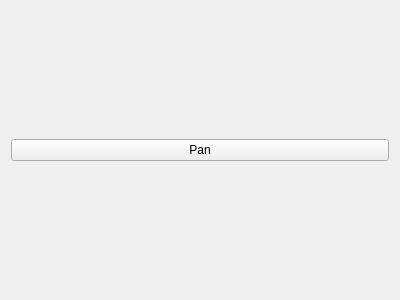
<?xml version="1.0" encoding="UTF-8"?>
<ui version="4.0">
 <class>PanMenu</class>
 <widget class="QFrame" name="PanMenu">
  <property name="geometry">
   <rect>
    <x>0</x>
    <y>0</y>
    <width>400</width>
    <height>300</height>
   </rect>
  </property>
  <property name="windowTitle">
   <string>Frame</string>
  </property>
  <layout class="QHBoxLayout" name="horizontalLayout">
   <item>
    <widget class="QPushButton" name="pushButton">
     <property name="text">
      <string>Pan</string>
     </property>
    </widget>
   </item>
  </layout>
 </widget>
 <resources/>
 <connections/>
</ui>
